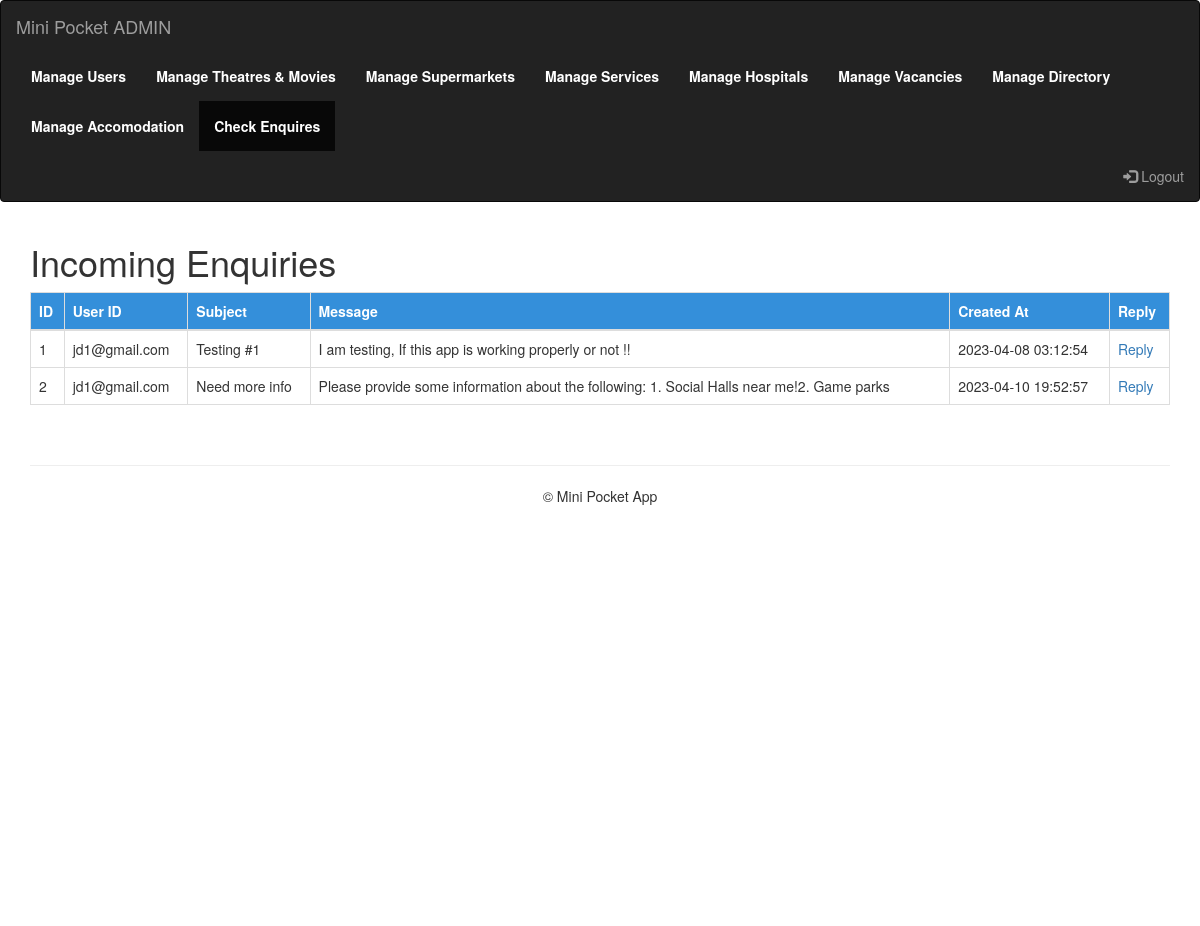
Screenshot of /admin/check-enquiries.php (signed in) with the database file from the repository.
### tables this page shows
CREATE TABLE `enquiries` (
  `id` int(11) NOT NULL,
  `user_id` varchar(50) NOT NULL,
  `subject` varchar(50) NOT NULL,
  `message` text NOT NULL,
  `created_at` datetime DEFAULT current_timestamp()
);

### admin/check-enquiries.php (the view, shortened to what this page needs)
<?php
include('../config.php');
$admin_email = 'help@minipocket.com';
?>
<!DOCTYPE html>
<html lang="en">
<head>
    <link rel="stylesheet" href="https://maxcdn.bootstrapcdn.com/bootstrap/3.4.0/css/bootstrap.min.css">
    <link rel="stylesheet" href="https://use.fontawesome.com/releases/v5.8.1/css/all.css">
    <link rel="stylesheet" href="https://cdnjs.cloudflare.com/ajax/libs/font-awesome/4.7.0/css/font-awesome.min.css">
    <link rel="stylesheet" href="styles/style.css">
</head>
<body>
    <nav class="navbar navbar-inverse">
        <div class="container-fluid">
            <div class="navbar-header">
                <a class="navbar-brand" href="#">Mini Pocket ADMIN</a>
            </div>
            <ul class="nav navbar-nav">
                <li class=""><a class="" href="check-users.php" style="color: #fff; font-weight: bold">Manage Users</a></li>
                <li class=""><a class="" href="check-movies.php" style="color: #fff; font-weight: bold">Manage Theatres &amp; Movies</a></li>
                <li class=""><a class="" href="check-supermarkets.php" style="color: #fff; font-weight: bold">Manage Supermarkets</a></li>
                <li class=""><a class="" href="check-services.php" style="color: #fff; font-weight: bold">Manage Services</a></li>
                <li class=""><a class="" href="check-hospitals.php" style="color: #fff; font-weight: bold">Manage Hospitals</a></li>
                <li class=""><a class="" href="check-vacancies.php" style="color: #fff; font-weight: bold">Manage Vacancies</a></li>
                <li class=""><a class="" href="check-directory.php" style="color: #fff; font-weight: bold">Manage Directory</a></li>
                <li class=""><a class="" href="check-accomodation.php" style="color: #fff; font-weight: bold">Manage Accomodation</a></li>
                <li class="active"><a class="" href="check-enquiries.php" style="color: #fff; font-weight: bold">Check Enquires</a></li>
            </ul>
            <ul class="nav navbar-nav navbar-right">
                <li><a href="admin-logout.php"><span class="glyphicon glyphicon-log-in"></span> Logout</a></li>
            </ul>
        </div>
    </nav>
    <div class="container regs-con">
        <h1>Incoming Enquiries</h1>
        <table class="table table-bordered" id="enquiries-table">
            <thead>
                <tr>
                    <th>ID</th>
                    <th>User ID</th>
                    <th>Subject</th>
                    <th>Message</th>
                    <th>Created At</th>
                    <th>Reply</th>
                </tr>
            </thead>
            <tbody>
                <?php
                $sql = "SELECT id, user_id, subject, message, created_at FROM enquiries";
                $result = mysqli_query($conn, $sql);
                while ($row = mysqli_fetch_assoc($result)) {
                    echo "<tr>";
                    echo "<td>" . $row['id'] . "</td>";
                    echo "<td>" . $row['user_id'] . "</td>";
                    echo "<td>" . $row['subject'] . "</td>";
                    echo "<td>" . $row['message'] . "</td>";
                    echo "<td>" . $row['created_at'] . "</td>";
                    echo "<td><a href='javascript:void(0)' onclick='showForm(\"" . $row['id'] . "\", \"" . $row['subject'] . "\", \"" . $row['user_id'] . "\", \"" . addslashes(nl2br($row['message'])) . "\", \"" . $row['created_at'] . "\", \"" . $admin_email . "\")'>Reply</a></td>";
                    echo "</tr>";
                }
                ?>
            </tbody>
        </table>
        <br>
        <hr>
        <footer id="footer">
            <p>&copy; Mini Pocket App</p>
        </footer>
</body>
</html>

### admin/styles/style.css (style rules this page uses)
body { padding: 0; margin: 0; }
.regs-con { margin-top: 20px; }
.container { min-height: 88vh; }
th { background-color: rgb(52, 143, 218); color: #fff; }
footer { text-align: center; }

### rows the page displays
enquiries: id "1", user "jd1@gmail.com", subject "Testing #1", message "I am testing, If this app is working properly or not !!", created_at "2023-04-08 03:12:54"
enquiries: id "2", user "jd1@gmail.com", subject "Need more info", message "Please provide some information about the following: 1. Social Halls near me!2. Game parks", created_at "2023-04-10 19:52:57"
